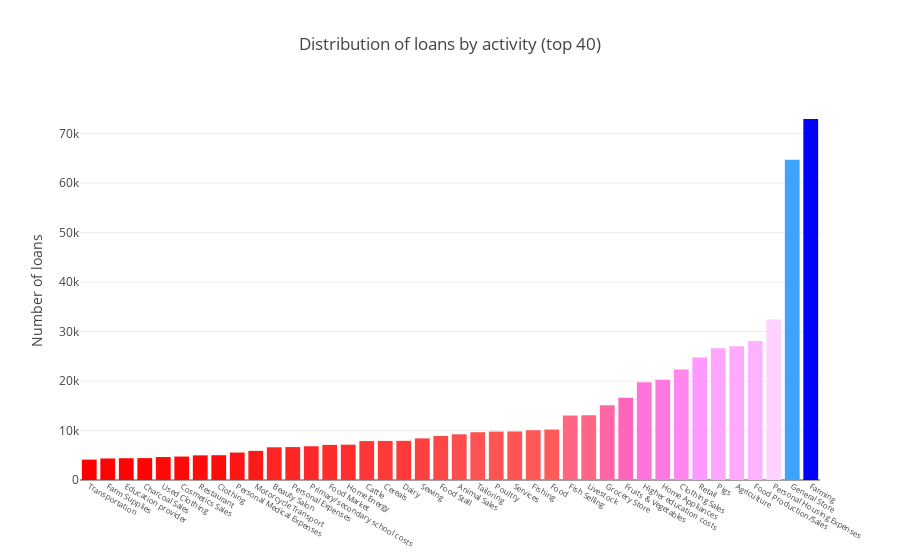

Here is the notebook cell this chart was saved with:
### Code cell
loan_activity = child['activity'].value_counts().head(40)
trace = go.Bar(
    x=loan_activity.index[::-1],
    y=loan_activity.values[::-1],
    orientation = 'v',
    marker=dict(
        color=loan_activity.values[::-1],
        colorscale = 'Picnic',
        reversescale = True
              ),
            )

layout = dict(
    title='Distribution of loans by activity (top 40)',
    yaxis=dict(
        title='Number of loans'),
    xaxis=dict(tickfont=dict(size=8))
            )

data = [trace]
fig = go.Figure(data=data, layout=layout)
py.iplot(fig, filename='Loans_by_activity')

### Figure 1 — Plotly figure (JSON) as saved in the notebook; plotly's stock layout.template omitted (floating-point values rounded to 4 significant figures)
{"data": [{"marker": {"color": [4121, 4352, 4401, 4421, 4637, 4740, 4981, 5014, 5549, 5888, 6611, 6656, 6816, 7091, 7141, 7865, 7898, 7914, 8414, 8905, 9237, 9657, 9783, 9807, 10066, 10197, 13060, 13095, 15102, 16610, 19742, 20267, 22339, 24771, 26624, 27023, 28106, 32448, 64729, 72955], "colorscale": "Picnic", "reversescale": true}, "orientation": "v", "type": "bar", "x": ["Transportation", "Farm Supplies", "Education provider", "Charcoal Sales", "Used Clothing", "Cosmetics Sales", "Restaurant", "Clothing", "Personal Medical Expenses", "Motorcycle Transport", "Beauty Salon", "Personal Expenses", "Primary/secondary school costs", "Food Market", "Home Energy", "Cattle", "Cereals", "Dairy", "Sewing", "Food Stall", "Animal Sales", "Tailoring", "Poultry", "Services", "Fishing", "Food", "Fish Selling", "Livestock", "Grocery Store", "Fruits & Vegetables", "Higher education costs", "Home Appliances", "Clothing Sales", "Retail", "Pigs", "Agriculture", "Food Production/Sales", "Personal Housing Expenses", "General Store", "Farming"], "y": [4121, 4352, 4401, 4421, 4637, 4740, 4981, 5014, 5549, 5888, 6611, 6656, 6816, 7091, 7141, 7865, 7898, 7914, 8414, 8905, 9237, 9657, 9783, 9807, 10066, 10197, 13060, 13095, 15102, 16610, 19742, 20267, 22339, 24771, 26624, 27023, 28106, 32448, 64729, 72955]}], "layout": {"title": "Distribution of loans by activity (top 40)", "xaxis": {"tickfont": {"size": 8}}, "yaxis": {"title": "Number of loans"}}}
